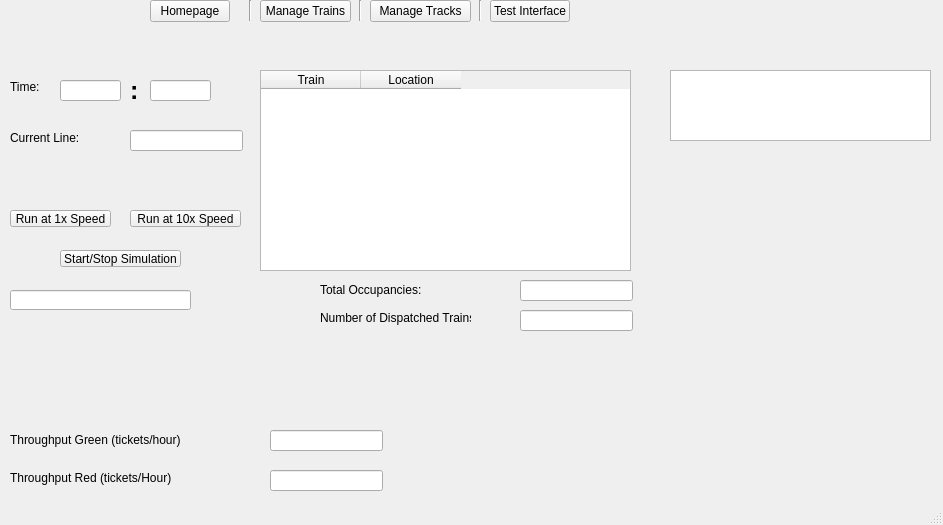
<?xml version="1.0" encoding="UTF-8"?>
<ui version="4.0">
 <class>HomepageWindow</class>
 <widget class="QMainWindow" name="HomepageWindow">
  <property name="geometry">
   <rect>
    <x>0</x>
    <y>0</y>
    <width>943</width>
    <height>525</height>
   </rect>
  </property>
  <property name="sizePolicy">
   <sizepolicy hsizetype="Expanding" vsizetype="Expanding">
    <horstretch>0</horstretch>
    <verstretch>0</verstretch>
   </sizepolicy>
  </property>
  <property name="windowTitle">
   <string>HomepageWindow</string>
  </property>
  <widget class="QWidget" name="centralwidget">
   <widget class="Line" name="separator">
    <property name="geometry">
     <rect>
      <x>240</x>
      <y>0</y>
      <width>20</width>
      <height>21</height>
     </rect>
    </property>
    <property name="orientation">
     <enum>Qt::Vertical</enum>
    </property>
   </widget>
   <widget class="Line" name="separator_2">
    <property name="geometry">
     <rect>
      <x>350</x>
      <y>0</y>
      <width>20</width>
      <height>21</height>
     </rect>
    </property>
    <property name="orientation">
     <enum>Qt::Vertical</enum>
    </property>
   </widget>
   <widget class="Line" name="separator_3">
    <property name="geometry">
     <rect>
      <x>450</x>
      <y>0</y>
      <width>20</width>
      <height>21</height>
     </rect>
    </property>
    <property name="orientation">
     <enum>Qt::Vertical</enum>
    </property>
   </widget>
   <widget class="QStackedWidget" name="stackedWidget">
    <property name="geometry">
     <rect>
      <x>-20</x>
      <y>50</y>
      <width>961</width>
      <height>631</height>
     </rect>
    </property>
    <property name="currentIndex">
     <number>0</number>
    </property>
    <widget class="QWidget" name="homepage">
     <widget class="QLabel" name="systemThroughput">
      <property name="geometry">
       <rect>
        <x>30</x>
        <y>380</y>
        <width>231</width>
        <height>20</height>
       </rect>
      </property>
      <property name="text">
       <string>Throughput Green (tickets/hour)</string>
      </property>
     </widget>
     <widget class="QLineEdit" name="greenThroughputLineEdit">
      <property name="geometry">
       <rect>
        <x>290</x>
        <y>380</y>
        <width>113</width>
        <height>21</height>
       </rect>
      </property>
     </widget>
     <widget class="QLabel" name="label_3">
      <property name="geometry">
       <rect>
        <x>30</x>
        <y>420</y>
        <width>241</width>
        <height>16</height>
       </rect>
      </property>
      <property name="text">
       <string>Throughput Red (tickets/Hour)</string>
      </property>
     </widget>
     <widget class="QLineEdit" name="redThroughputLineEdit">
      <property name="geometry">
       <rect>
        <x>290</x>
        <y>420</y>
        <width>113</width>
        <height>21</height>
       </rect>
      </property>
     </widget>
     <widget class="QTableWidget" name="occupancyTableWidget">
      <property name="geometry">
       <rect>
        <x>280</x>
        <y>20</y>
        <width>371</width>
        <height>201</height>
       </rect>
      </property>
      <column>
       <property name="text">
        <string>Train</string>
       </property>
      </column>
      <column>
       <property name="text">
        <string>Location</string>
       </property>
      </column>
     </widget>
     <widget class="QTextEdit" name="trackFailureAlertTextEdit">
      <property name="geometry">
       <rect>
        <x>690</x>
        <y>20</y>
        <width>261</width>
        <height>71</height>
       </rect>
      </property>
      <property name="placeholderText">
       <string/>
      </property>
     </widget>
     <widget class="QLineEdit" name="totalOccupancyLineEdit">
      <property name="geometry">
       <rect>
        <x>540</x>
        <y>230</y>
        <width>113</width>
        <height>21</height>
       </rect>
      </property>
     </widget>
     <widget class="QLabel" name="label_11">
      <property name="geometry">
       <rect>
        <x>340</x>
        <y>230</y>
        <width>101</width>
        <height>20</height>
       </rect>
      </property>
      <property name="text">
       <string>Total Occupancies: </string>
      </property>
     </widget>
     <widget class="QLabel" name="label_12">
      <property name="geometry">
       <rect>
        <x>340</x>
        <y>260</y>
        <width>151</width>
        <height>16</height>
       </rect>
      </property>
      <property name="text">
       <string>Number of Dispatched Trains</string>
      </property>
     </widget>
     <widget class="QLineEdit" name="dispatchedTrainsCountLineEdit">
      <property name="geometry">
       <rect>
        <x>540</x>
        <y>260</y>
        <width>113</width>
        <height>21</height>
       </rect>
      </property>
     </widget>
     <widget class="QLineEdit" name="timeHourLineEdit">
      <property name="geometry">
       <rect>
        <x>80</x>
        <y>30</y>
        <width>61</width>
        <height>21</height>
       </rect>
      </property>
     </widget>
     <widget class="QLineEdit" name="timeMinuteLineEdit">
      <property name="geometry">
       <rect>
        <x>170</x>
        <y>30</y>
        <width>61</width>
        <height>21</height>
       </rect>
      </property>
     </widget>
     <widget class="QLabel" name="label_13">
      <property name="geometry">
       <rect>
        <x>150</x>
        <y>20</y>
        <width>41</width>
        <height>41</height>
       </rect>
      </property>
      <property name="font">
       <font>
        <pointsize>19</pointsize>
        <weight>75</weight>
        <bold>true</bold>
       </font>
      </property>
      <property name="text">
       <string>:</string>
      </property>
     </widget>
     <widget class="QLabel" name="label_14">
      <property name="geometry">
       <rect>
        <x>30</x>
        <y>30</y>
        <width>47</width>
        <height>14</height>
       </rect>
      </property>
      <property name="text">
       <string>Time: </string>
      </property>
     </widget>
     <widget class="QLabel" name="label_19">
      <property name="geometry">
       <rect>
        <x>30</x>
        <y>80</y>
        <width>81</width>
        <height>16</height>
       </rect>
      </property>
      <property name="text">
       <string>Current Line:</string>
      </property>
     </widget>
     <widget class="QLineEdit" name="trackLineLineEdit">
      <property name="geometry">
       <rect>
        <x>150</x>
        <y>80</y>
        <width>113</width>
        <height>21</height>
       </rect>
      </property>
      <property name="styleSheet">
       <string notr="true"/>
      </property>
      <property name="text">
       <string/>
      </property>
     </widget>
     <widget class="QPushButton" name="oneXButton">
      <property name="geometry">
       <rect>
        <x>30</x>
        <y>160</y>
        <width>101</width>
        <height>17</height>
       </rect>
      </property>
      <property name="text">
       <string>Run at 1x Speed</string>
      </property>
     </widget>
     <widget class="QPushButton" name="tenXButton">
      <property name="geometry">
       <rect>
        <x>150</x>
        <y>160</y>
        <width>111</width>
        <height>17</height>
       </rect>
      </property>
      <property name="text">
       <string>Run at 10x Speed</string>
      </property>
     </widget>
     <widget class="QPushButton" name="startSimulationButton">
      <property name="geometry">
       <rect>
        <x>80</x>
        <y>200</y>
        <width>121</width>
        <height>17</height>
       </rect>
      </property>
      <property name="text">
       <string>Start/Stop Simulation</string>
      </property>
     </widget>
     <widget class="QLineEdit" name="systemStatusLineEdit">
      <property name="geometry">
       <rect>
        <x>30</x>
        <y>240</y>
        <width>181</width>
        <height>20</height>
       </rect>
      </property>
     </widget>
    </widget>
    <widget class="QWidget" name="mangeTrainsPage">
     <widget class="QPushButton" name="uploadScheduleButton">
      <property name="geometry">
       <rect>
        <x>510</x>
        <y>340</y>
        <width>121</width>
        <height>20</height>
       </rect>
      </property>
      <property name="text">
       <string>Upload Schedule</string>
      </property>
     </widget>
     <widget class="QTableWidget" name="trainTableWidget">
      <property name="geometry">
       <rect>
        <x>290</x>
        <y>30</y>
        <width>501</width>
        <height>241</height>
       </rect>
      </property>
      <column>
       <property name="text">
        <string>Train</string>
       </property>
      </column>
      <column>
       <property name="text">
        <string>Destination</string>
       </property>
      </column>
      <column>
       <property name="text">
        <string>Arrival Time</string>
       </property>
       <property name="font">
        <font>
         <pointsize>9</pointsize>
         <kerning>true</kerning>
        </font>
       </property>
      </column>
      <column>
       <property name="text">
        <string>Departure Time</string>
       </property>
      </column>
      <column>
       <property name="text">
        <string>S. Speed(mph)</string>
       </property>
      </column>
     </widget>
     <widget class="QPushButton" name="plusButton">
      <property name="geometry">
       <rect>
        <x>750</x>
        <y>280</y>
        <width>41</width>
        <height>22</height>
       </rect>
      </property>
      <property name="text">
       <string>+</string>
      </property>
     </widget>
     <widget class="QLineEdit" name="scheduleTrainLineEdit">
      <property name="geometry">
       <rect>
        <x>300</x>
        <y>280</y>
        <width>91</width>
        <height>21</height>
       </rect>
      </property>
      <property name="placeholderText">
       <string>Enter Train #</string>
      </property>
     </widget>
     <widget class="QLineEdit" name="scheduleDestinationLineEdit">
      <property name="geometry">
       <rect>
        <x>410</x>
        <y>280</y>
        <width>91</width>
        <height>21</height>
       </rect>
      </property>
      <property name="placeholderText">
       <string>Enter Destination</string>
      </property>
     </widget>
     <widget class="QLineEdit" name="scheduleArrivalLineEdit">
      <property name="geometry">
       <rect>
        <x>510</x>
        <y>280</y>
        <width>101</width>
        <height>21</height>
       </rect>
      </property>
      <property name="text">
       <string/>
      </property>
      <property name="placeholderText">
       <string>Enter Arrival Time</string>
      </property>
     </widget>
     <widget class="QCheckBox" name="autoDispatchCheckBox">
      <property name="geometry">
       <rect>
        <x>40</x>
        <y>0</y>
        <width>111</width>
        <height>20</height>
       </rect>
      </property>
      <property name="text">
       <string>Auto-dispatch</string>
      </property>
     </widget>
     <widget class="QLabel" name="label_2">
      <property name="geometry">
       <rect>
        <x>130</x>
        <y>290</y>
        <width>47</width>
        <height>14</height>
       </rect>
      </property>
      <property name="text">
       <string/>
      </property>
     </widget>
     <widget class="QPushButton" name="dispatchButton">
      <property name="geometry">
       <rect>
        <x>300</x>
        <y>340</y>
        <width>80</width>
        <height>22</height>
       </rect>
      </property>
      <property name="text">
       <string>Dispatch</string>
      </property>
     </widget>
     <widget class="QLabel" name="label_17">
      <property name="geometry">
       <rect>
        <x>40</x>
        <y>50</y>
        <width>47</width>
        <height>14</height>
       </rect>
      </property>
      <property name="text">
       <string>Time: </string>
      </property>
     </widget>
     <widget class="QLabel" name="label_18">
      <property name="geometry">
       <rect>
        <x>160</x>
        <y>40</y>
        <width>41</width>
        <height>41</height>
       </rect>
      </property>
      <property name="font">
       <font>
        <pointsize>19</pointsize>
        <weight>75</weight>
        <bold>true</bold>
       </font>
      </property>
      <property name="text">
       <string>:</string>
      </property>
     </widget>
     <widget class="QLineEdit" name="timeMinuteLineEdit_3">
      <property name="geometry">
       <rect>
        <x>180</x>
        <y>50</y>
        <width>61</width>
        <height>21</height>
       </rect>
      </property>
     </widget>
     <widget class="QLineEdit" name="timeHourLineEdit_3">
      <property name="geometry">
       <rect>
        <x>90</x>
        <y>50</y>
        <width>61</width>
        <height>21</height>
       </rect>
      </property>
     </widget>
    </widget>
    <widget class="QWidget" name="manageTracksPage">
     <widget class="QTableWidget" name="trackSectionTable">
      <property name="geometry">
       <rect>
        <x>320</x>
        <y>60</y>
        <width>101</width>
        <height>192</height>
       </rect>
      </property>
      <column>
       <property name="text">
        <string>Closed Tracks</string>
       </property>
      </column>
     </widget>
     <widget class="QTableWidget" name="switchTableWidget">
      <property name="geometry">
       <rect>
        <x>470</x>
        <y>60</y>
        <width>91</width>
        <height>192</height>
       </rect>
      </property>
      <column>
       <property name="text">
        <string>Switches</string>
       </property>
      </column>
     </widget>
     <widget class="QPushButton" name="addTrackSectionButton">
      <property name="geometry">
       <rect>
        <x>320</x>
        <y>290</y>
        <width>41</width>
        <height>22</height>
       </rect>
      </property>
      <property name="text">
       <string>+</string>
      </property>
     </widget>
     <widget class="QPushButton" name="removeTrackButton">
      <property name="geometry">
       <rect>
        <x>380</x>
        <y>290</y>
        <width>41</width>
        <height>22</height>
       </rect>
      </property>
      <property name="text">
       <string>-</string>
      </property>
     </widget>
     <widget class="QLabel" name="label">
      <property name="enabled">
       <bool>false</bool>
      </property>
      <property name="geometry">
       <rect>
        <x>630</x>
        <y>-160</y>
        <width>1021</width>
        <height>761</height>
       </rect>
      </property>
      <property name="text">
       <string/>
      </property>
      <property name="pixmap">
       <pixmap>green_and_red_track_small2.png</pixmap>
      </property>
     </widget>
     <widget class="QLineEdit" name="trackLineEdit">
      <property name="geometry">
       <rect>
        <x>320</x>
        <y>260</y>
        <width>101</width>
        <height>21</height>
       </rect>
      </property>
     </widget>
     <widget class="QCheckBox" name="maintenanceModeCheckBox">
      <property name="geometry">
       <rect>
        <x>390</x>
        <y>10</y>
        <width>121</width>
        <height>20</height>
       </rect>
      </property>
      <property name="text">
       <string>Maintenance Mode</string>
      </property>
     </widget>
     <widget class="QPushButton" name="addSwitchButton">
      <property name="enabled">
       <bool>false</bool>
      </property>
      <property name="geometry">
       <rect>
        <x>470</x>
        <y>290</y>
        <width>41</width>
        <height>22</height>
       </rect>
      </property>
      <property name="text">
       <string>+</string>
      </property>
     </widget>
     <widget class="QLineEdit" name="switchLineEdit">
      <property name="enabled">
       <bool>false</bool>
      </property>
      <property name="geometry">
       <rect>
        <x>470</x>
        <y>260</y>
        <width>101</width>
        <height>21</height>
       </rect>
      </property>
     </widget>
     <widget class="QLabel" name="label_15">
      <property name="geometry">
       <rect>
        <x>30</x>
        <y>60</y>
        <width>47</width>
        <height>14</height>
       </rect>
      </property>
      <property name="text">
       <string>Time: </string>
      </property>
     </widget>
     <widget class="QLabel" name="label_16">
      <property name="geometry">
       <rect>
        <x>150</x>
        <y>50</y>
        <width>41</width>
        <height>41</height>
       </rect>
      </property>
      <property name="font">
       <font>
        <pointsize>19</pointsize>
        <weight>75</weight>
        <bold>true</bold>
       </font>
      </property>
      <property name="text">
       <string>:</string>
      </property>
     </widget>
     <widget class="QLineEdit" name="timeMinuteLineEdit_2">
      <property name="geometry">
       <rect>
        <x>170</x>
        <y>60</y>
        <width>61</width>
        <height>21</height>
       </rect>
      </property>
     </widget>
     <widget class="QLineEdit" name="timeHourLineEdit_2">
      <property name="geometry">
       <rect>
        <x>80</x>
        <y>60</y>
        <width>61</width>
        <height>21</height>
       </rect>
      </property>
     </widget>
    </widget>
    <widget class="QWidget" name="testInterfacePage">
     <widget class="QPushButton" name="submitBlockButton">
      <property name="geometry">
       <rect>
        <x>80</x>
        <y>320</y>
        <width>80</width>
        <height>22</height>
       </rect>
      </property>
      <property name="text">
       <string>submit</string>
      </property>
     </widget>
     <widget class="QLineEdit" name="startBlockLineEdit">
      <property name="geometry">
       <rect>
        <x>30</x>
        <y>270</y>
        <width>113</width>
        <height>21</height>
       </rect>
      </property>
      <property name="placeholderText">
       <string>Enter Starting Block</string>
      </property>
     </widget>
     <widget class="QLineEdit" name="destinationBlockLineEdit">
      <property name="geometry">
       <rect>
        <x>170</x>
        <y>270</y>
        <width>113</width>
        <height>21</height>
       </rect>
      </property>
      <property name="placeholderText">
       <string>Enter Destination Block</string>
      </property>
     </widget>
     <widget class="QLineEdit" name="testOccupancyLineEdit">
      <property name="geometry">
       <rect>
        <x>130</x>
        <y>40</y>
        <width>171</width>
        <height>21</height>
       </rect>
      </property>
      <property name="placeholderText">
       <string>Enter CSV of occupied blocks</string>
      </property>
     </widget>
     <widget class="QLabel" name="label_4">
      <property name="geometry">
       <rect>
        <x>30</x>
        <y>40</y>
        <width>71</width>
        <height>16</height>
       </rect>
      </property>
      <property name="text">
       <string>Occupancy:</string>
      </property>
     </widget>
     <widget class="QPushButton" name="submitTestOccupancyPushButton">
      <property name="geometry">
       <rect>
        <x>170</x>
        <y>70</y>
        <width>80</width>
        <height>22</height>
       </rect>
      </property>
      <property name="text">
       <string>Submit</string>
      </property>
     </widget>
     <widget class="QLabel" name="label_5">
      <property name="geometry">
       <rect>
        <x>30</x>
        <y>120</y>
        <width>101</width>
        <height>16</height>
       </rect>
      </property>
      <property name="text">
       <string>Enter Tickets Sold:</string>
      </property>
     </widget>
     <widget class="QLineEdit" name="testTicketsSoldLineEdit">
      <property name="geometry">
       <rect>
        <x>130</x>
        <y>120</y>
        <width>113</width>
        <height>21</height>
       </rect>
      </property>
      <property name="placeholderText">
       <string>Enter tickets sold</string>
      </property>
     </widget>
     <widget class="QPushButton" name="SubmitTestTicketsSoldButton">
      <property name="geometry">
       <rect>
        <x>150</x>
        <y>150</y>
        <width>80</width>
        <height>22</height>
       </rect>
      </property>
      <property name="text">
       <string>Submit</string>
      </property>
     </widget>
     <widget class="QLabel" name="label_6">
      <property name="geometry">
       <rect>
        <x>30</x>
        <y>250</y>
        <width>191</width>
        <height>16</height>
       </rect>
      </property>
      <property name="text">
       <string>Print Route to Console: </string>
      </property>
     </widget>
    </widget>
   </widget>
   <widget class="QPushButton" name="homepageButton">
    <property name="geometry">
     <rect>
      <x>150</x>
      <y>0</y>
      <width>80</width>
      <height>22</height>
     </rect>
    </property>
    <property name="text">
     <string>Homepage</string>
    </property>
   </widget>
   <widget class="QPushButton" name="manageTrainsButton">
    <property name="geometry">
     <rect>
      <x>260</x>
      <y>0</y>
      <width>91</width>
      <height>22</height>
     </rect>
    </property>
    <property name="text">
     <string>Manage Trains</string>
    </property>
   </widget>
   <widget class="QPushButton" name="manageTracksButton">
    <property name="geometry">
     <rect>
      <x>370</x>
      <y>0</y>
      <width>101</width>
      <height>22</height>
     </rect>
    </property>
    <property name="text">
     <string>Manage Tracks</string>
    </property>
   </widget>
   <widget class="Line" name="separator_4">
    <property name="geometry">
     <rect>
      <x>470</x>
      <y>0</y>
      <width>20</width>
      <height>21</height>
     </rect>
    </property>
    <property name="orientation">
     <enum>Qt::Vertical</enum>
    </property>
   </widget>
   <widget class="QPushButton" name="testInterfaceButton">
    <property name="geometry">
     <rect>
      <x>490</x>
      <y>0</y>
      <width>80</width>
      <height>22</height>
     </rect>
    </property>
    <property name="text">
     <string>Test Interface</string>
    </property>
   </widget>
  </widget>
  <widget class="QStatusBar" name="statusbar"/>
 </widget>
 <resources/>
 <connections/>
</ui>
